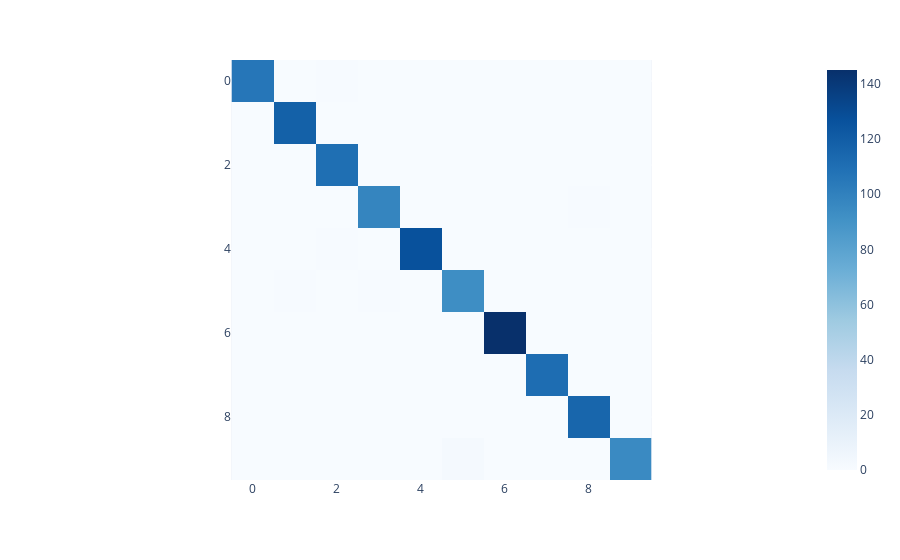

Write notebook code for a chart like this one.
### Markdown cell above
# Metrics

### Code cell
acc = accuracy_score(y_true=test_targets, y_pred=new)
accuracy = round(acc*100, 2)

print(f"The accuracy is {accuracy}%")

f1 = f1_score(y_true=test_targets, y_pred=new, average="macro")
f1 = round(f1*100, 2)

print(f"The F1-Score is {f1}%")

print(classification_report(y_true=test_targets, y_pred=predictions, digits=4))

conf_matrix = confusion_matrix(y_true=test_targets, y_pred=predictions)
px.imshow(conf_matrix, color_continuous_scale="turbo")

### Figure 1 — Plotly figure (JSON) as saved in the notebook; plotly's stock layout.template omitted (floating-point values rounded to 4 significant figures)
{"data": [{"coloraxis": "coloraxis", "hovertemplate": "x: %{x}<br>y: %{y}<br>color: %{z}<extra></extra>", "name": "0", "type": "heatmap", "xaxis": "x", "yaxis": "y", "z": [[106, 0, 1, 0, 0, 0, 0, 0, 0, 0], [0, 118, 0, 0, 0, 0, 0, 0, 0, 0], [0, 0, 110, 0, 0, 0, 0, 0, 0, 0], [0, 0, 0, 98, 0, 0, 0, 0, 1, 0], [0, 0, 1, 0, 127, 0, 0, 0, 0, 0], [0, 1, 0, 1, 0, 93, 0, 0, 0, 0], [0, 0, 0, 0, 0, 0, 145, 0, 0, 0], [0, 0, 0, 0, 0, 0, 0, 111, 0, 0], [0, 0, 0, 0, 0, 0, 0, 0, 115, 0], [0, 0, 0, 0, 0, 2, 0, 0, 0, 95]]}], "layout": {"coloraxis": {"colorscale": [[0, "rgb(247,251,255)"], [0.125, "rgb(222,235,247)"], [0.25, "rgb(198,219,239)"], [0.375, "rgb(158,202,225)"], [0.5, "rgb(107,174,214)"], [0.625, "rgb(66,146,198)"], [0.75, "rgb(33,113,181)"], [0.875, "rgb(8,81,156)"], [1, "rgb(8,48,107)"]]}, "margin": {"t": 60}, "xaxis": {"anchor": "y", "constrain": "domain", "domain": [0, 1], "scaleanchor": "y"}, "yaxis": {"anchor": "x", "autorange": "reversed", "constrain": "domain", "domain": [0, 1]}}}
